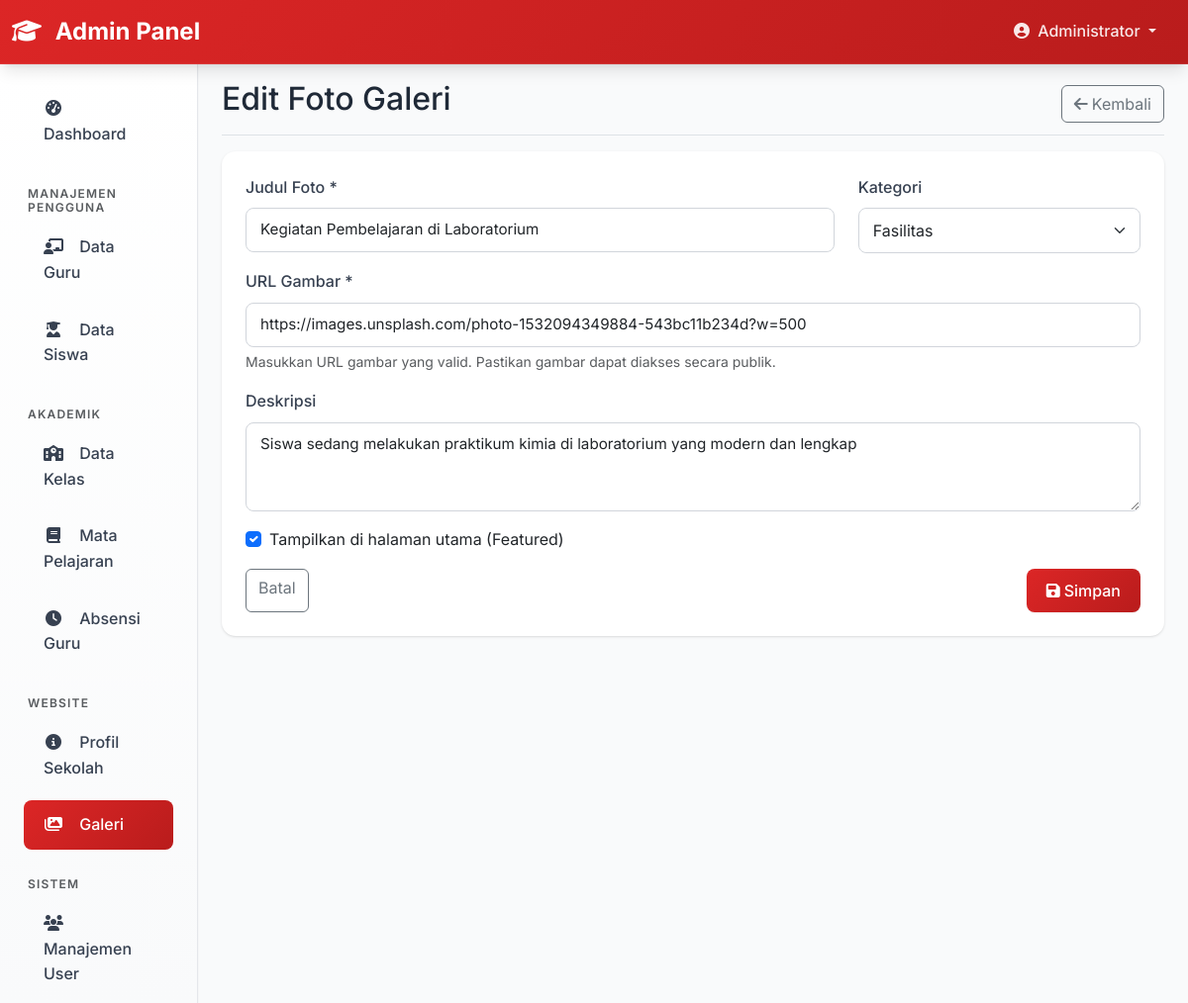
/admin/gallery.php?action=edit&id=1 (signed in), run on the app's committed database.
### tables this page shows
CREATE TABLE IF NOT EXISTS gallery (
    id INT AUTO_INCREMENT PRIMARY KEY,
    title VARCHAR(200) NOT NULL,
    description TEXT,
    image_url VARCHAR(255) NOT NULL,
    category VARCHAR(50) DEFAULT 'general',
    is_featured BOOLEAN DEFAULT FALSE,
    created_at TIMESTAMP DEFAULT CURRENT_TIMESTAMP
);

### admin/gallery.php (the view, shortened to what this page needs)
<?php
require_once '../config/database.php';
$action = $_GET['action'] ?? 'list';
if ($action === 'edit' && isset($_GET['id'])) {
    try {
        $stmt = $pdo->prepare("SELECT * FROM gallery WHERE id = ?");
        $stmt->execute([$_GET['id']]);
        $gallery_item = $stmt->fetch();
    } catch(PDOException $e) {
        $error = 'Gagal mengambil data foto';
        $action = 'list';
    }
}
include 'includes/header.php';
?>
<div class="container-fluid">
    <div class="row">
        <?php include 'includes/sidebar.php'; ?>
        <main class="col-md-9 ms-sm-auto col-lg-10 px-md-4">
            <div class="d-flex justify-content-between flex-wrap flex-md-nowrap align-items-center pt-3 pb-2 mb-3 border-bottom">
                <h1 class="h2">
                    <?php if ($action === 'add'): ?>
                        Tambah Foto Galeri
                    <?php elseif ($action === 'edit'): ?>
                        Edit Foto Galeri
                    <?php else: ?>
                        Galeri
                    <?php endif; ?>
                </h1>
                <?php if ($action === 'list'): ?>
                <div class="btn-toolbar mb-2 mb-md-0">
                    <a href="?action=add" class="btn btn-primary">
                        <i class="fas fa-plus me-1"></i>Tambah Foto
                    </a>
                </div>
                <?php else: ?>
                <div class="btn-toolbar mb-2 mb-md-0">
                    <a href="gallery.php" class="btn btn-outline-secondary">
                        <i class="fas fa-arrow-left me-1"></i>Kembali
                    </a>
                </div>
                <?php endif; ?>
            </div>
            <?php if ($action === 'list'): ?>
                <div class="row">
                    <?php if (empty($gallery_items)): ?>
                        <div class="col-12">
                            <div class="card">
                                <div class="card-body text-center py-5">
                                    <i class="fas fa-images fa-3x text-muted mb-3"></i>
                                    <h5>Belum ada foto di galeri</h5>
                                    <p class="text-muted">Mulai dengan menambahkan foto pertama</p>
                                    <a href="?action=add" class="btn btn-primary">
                                        <i class="fas fa-plus me-1"></i>Tambah Foto
                                    </a>
                                </div>
                            </div>
                        </div>
                    <?php else: ?>
                        <?php foreach($gallery_items as $item): ?>
                        <div class="col-md-6 col-lg-4 mb-4">
                            <div class="card gallery-item">
                                <img src="<?= htmlspecialchars($item['image_url']) ?>"
                                     alt="<?= htmlspecialchars($item['title']) ?>"
                                     class="card-img-top" style="height: 200px; object-fit: cover;">
                                <div class="card-body">
                                    <h5 class="card-title d-flex justify-content-between">
                                        <?= htmlspecialchars($item['title']) ?>
                                        <?php if ($item['is_featured']): ?>
                                            <span class="badge bg-primary">Featured</span>
                                        <?php endif; ?>
                                    </h5>
                                    <p class="card-text"><?= htmlspecialchars($item['description']) ?></p>
                                    <small class="text-muted">
                                        Kategori: <?= htmlspecialchars($item['category']) ?><br>
                                        Ditambahkan: <?= date('d/m/Y', strtotime($item['created_at'])) ?>
                                    </small>
                                    <div class="mt-3">
                                        <a href="?action=edit&id=<?= $item['id'] ?>" class="btn btn-sm btn-outline-primary">
                                            <i class="fas fa-edit"></i> Edit
                                        </a>
                                        <a href="?action=delete&id=<?= $item['id'] ?>" class="btn btn-sm btn-outline-danger btn-delete">
                                            <i class="fas fa-trash"></i> Hapus
                                        </a>
                                    </div>
                                </div>
                            </div>
                        </div>
                        <?php endforeach; ?>
                    <?php endif; ?>
                </div>
            <?php else: ?>
                <div class="card">
                    <div class="card-body">
                        <form method="POST">
                            <div class="row">
                                <div class="col-md-8 mb-3">
                                    <label for="title" class="form-label">Judul Foto *</label>
                                    <input type="text" class="form-control" id="title" name="title"
                                           value="<?= htmlspecialchars($gallery_item['title'] ?? '') ?>" required>
                                </div>
                                <div class="col-md-4 mb-3">
                                    <label for="category" class="form-label">Kategori</label>
                                    <select class="form-select" id="category" name="category">
                                        <option value="facilities" <?= ($gallery_item['category'] ?? '') == 'facilities' ? 'selected' : '' ?>>Fasilitas</option>
                                    </select>
                                </div>
                            </div>
                            <div class="mb-3">
                                <label for="image_url" class="form-label">URL Gambar *</label>
                                <input type="url" class="form-control" id="image_url" name="image_url"
                                       value="<?= htmlspecialchars($gallery_item['image_url'] ?? '') ?>"
                                       placeholder="https://example.com/image.jpg" required>
                                <div class="form-text">Masukkan URL gambar yang valid. Pastikan gambar dapat diakses secara publik.</div>
                            </div>
                            <div class="mb-3">
                                <label for="description" class="form-label">Deskripsi</label>
                                <textarea class="form-control" id="description" name="description" rows="3"><?= htmlspecialchars($gallery_item['description'] ?? '') ?></textarea>
                            </div>
                            <div class="mb-3">
                                <div class="form-check">
                                    <input class="form-check-input" type="checkbox" id="is_featured" name="is_featured"
                                           <?= ($gallery_item['is_featured'] ?? 0) ? 'checked' : '' ?>>
                                    <label class="form-check-label" for="is_featured">
                                        Tampilkan di halaman utama (Featured)
                                    </label>
                                </div>
                            </div>
                            <div class="d-flex justify-content-between">
                                <a href="gallery.php" class="btn btn-outline-secondary">Batal</a>
                                <button type="submit" class="btn btn-primary">
                                    <i class="fas fa-save me-1"></i>Simpan
                                </button>
                            </div>
                        </form>
                    </div>
                </div>
            <?php endif; ?>
        </main>
    </div>
</div>
<?php include 'includes/footer.php'; ?>

### assets/css/style.css (style rules this page uses)
:root { --primary-red: #dc2626; --primary-red-dark: #b91c1c; --primary-red-light: #fef2f2; --primary-red-hover: #ef4444; --white: #ffffff; --gray-50: #f9fafb; --gray-100: #f3f4f6; --gray-200: #e5e7eb; --gray-300: #d1d5db; --gray-400: #9ca3af; --gray-500: #6b7280; --gray-600: #4b5563; --gray-700: #374151; --gray-800: #1f2937; --gray-900: #111827; --shadow-sm: 0 1px 2px 0 rgb(0 0 0 / 0.05); --shadow: 0 1px 3px 0 rgb(0 0 0 / 0.1), 0 1px 2px -1px rgb(0 0 0 / 0.1); --shadow-md: 0 4px 6px -1px rgb(0 0 0 / 0.1), 0 2px 4px -2px rgb(0 0 0 / 0.1); --shadow-lg: 0 10px 15px -3px rgb(0 0 0 / 0.1), 0 4px 6px -4px rgb(0 0 0 / 0.1); --shadow-xl: 0 20px 25px -5px rgb(0 0 0 / 0.1), 0 10px 10px -5px rgb(0 0 0 / 0.04); --gradient-primary: linear-gradient(135deg, var(--primary-red) 0%, var(--primary-red-dark) 100%); --gradient-primary-hover: linear-gradient(135deg, var(--primary-red-hover) 0%, var(--primary-red) 100%); }
body { font-family: 'Inter', -apple-system, BlinkMacSystemFont, 'Segoe UI', Roboto, sans-serif; background-color: var(--gray-50); color: var(--gray-800); line-height: 1.6; }
.card { border: none; border-radius: 0.875rem; box-shadow: var(--shadow); background-color: var(--white); transition: all 0.3s cubic-bezier(0.4, 0, 0.2, 1); position: relative; overflow: hidden; }
.card::before { content: ''; position: absolute; top: 0; left: 0; right: 0; height: 3px; background: var(--gradient-primary); opacity: 0; transition: opacity 0.3s ease; }
.card-body { padding: 1.5rem; }
.btn-primary { background: var(--gradient-primary); border: none; border-radius: 0.5rem; font-weight: 500; padding: 0.625rem 1.25rem; transition: all 0.3s cubic-bezier(0.4, 0, 0.2, 1); box-shadow: var(--shadow-sm); position: relative; overflow: hidden; }
.btn-primary::before { content: ''; position: absolute; top: 0; left: -100%; width: 100%; height: 100%; background: linear-gradient(90deg, transparent, rgba(255,255,255,0.2), transparent); transition: left 0.5s ease; }
.form-control { border: 1px solid var(--gray-300); border-radius: 0.5rem; padding: 0.625rem 0.875rem; transition: all 0.3s cubic-bezier(0.4, 0, 0.2, 1); font-size: 0.95rem; background-color: var(--white); position: relative; }
.form-label { font-weight: 500; color: var(--gray-700); margin-bottom: 0.5rem; }
.form-select { border: 1px solid var(--gray-300); border-radius: 0.5rem; padding: 0.625rem 0.875rem; }

### data on the page
gallery: title "Kegiatan Pembelajaran di Laboratorium", category "Fasilitas", image_url "https://images.unsplash.com/photo-1532094349884-543bc11b234d?w=500", description "Siswa sedang melakukan praktikum kimia di laboratorium yang modern dan lengkap", is_featured "☑"

### other printed values
$_SESSION['full_name'] "Administrator"
